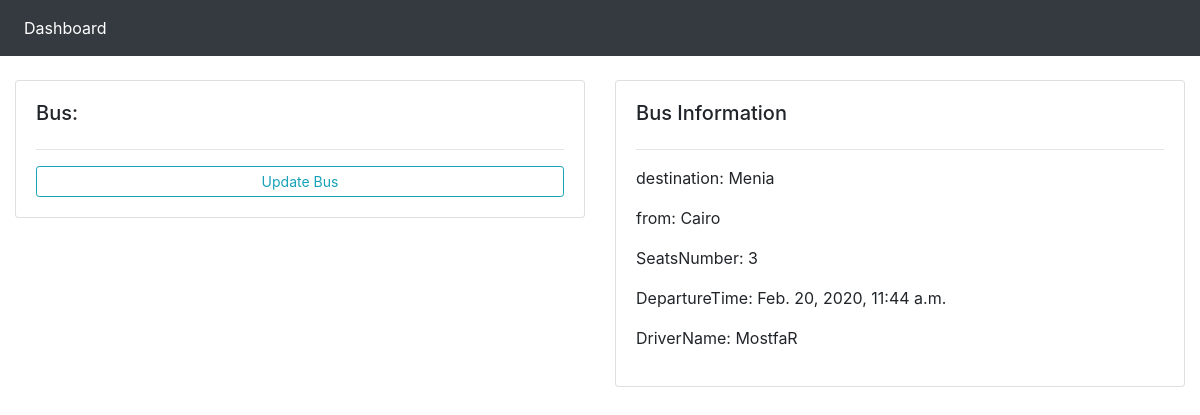
Screenshot of /bus/3/ with the database file from the repository.
### BusDriver/models.py (models this page shows, shortened)
class Bus(models.Model):
    origin = models.CharField(max_length=20)
    destination = models.CharField(max_length=20)
    SeatsNumber = models.IntegerField()
    PreservedSeats = models.IntegerField(default=0,editable=False)
    isFull = models.BooleanField(default=False,editable=False,blank=True,null=True)
    DepartureTime = models.DateTimeField(null=True,blank=True)
    drivername = models.ForeignKey(Driver,on_delete=models.CASCADE,null=True)

class Driver(models.Model):
    name = models.CharField(max_length=50)
    address = models.CharField(max_length=100,blank=True,null=True)
    phone = models.CharField(max_length=12,null=True,blank=True)
    age = models.IntegerField(blank=True,null=True)

### BusDriver/views.py (the view)
# urls.py: path('bus/<int:pk>/', views.bus, name='bus-page'),
def bus(request,pk):
    bus = Bus.objects.get(id = pk)
    context = {
        'bus':bus
    }
    return render(request,'BusDriver/Bus.html',context)

### BusDriver/templates/BusDriver/Bus.html
{%  extends 'BusDriver/main.html' %}
{% block content %}
	<br>
<div class="row">
	<div class="col-md">
		<div class="card card-body">
			<h5>Bus:</h5>
			<hr>
			<a class="btn btn-outline-info  btn-sm btn-block" href="">Update Bus</a>
		</div>
	</div>
	<div class="col-md">
		<div class="card card-body">
			<h5>Bus Information</h5>
			<hr>
			<p>destination: {{bus.destination}}</p>
			<p>from: {{bus.origin}}</p>
			<p>SeatsNumber: {{bus.SeatsNumber}}</p>
			<p>DepartureTime: {{bus.DepartureTime}}</p>
			<p>DriverName: {{bus.drivername.name}}</p>
		</div>
	</div>
</div>
{% endblock %}

### rows the page displays
Bus: destination "Menia", origin "Cairo", SeatsNumber "3", DepartureTime "Feb. 20, 2020, 11:44 a.m.", drivername.name "MostfaR"
